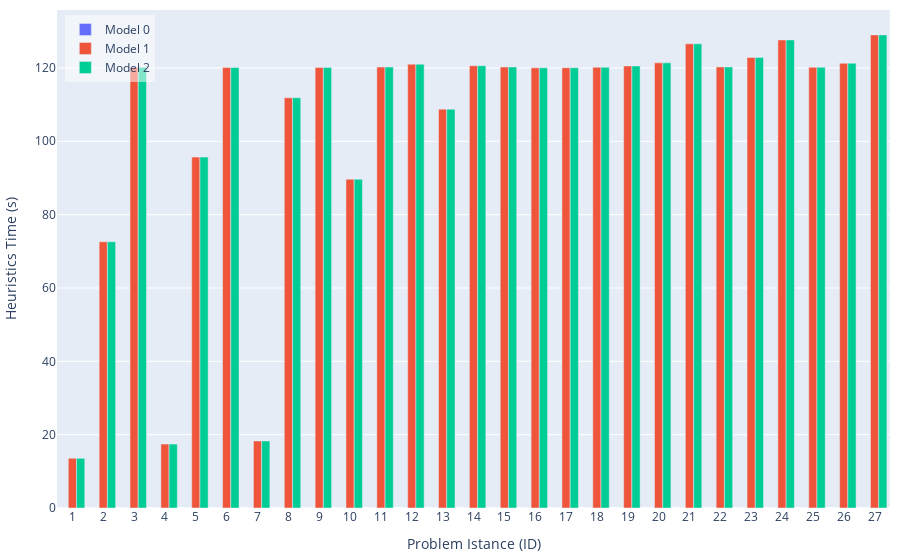

Source (notebook cell):
### Code cell
# import plotly.graph_objects as go

# # Create bar plot with visible zeros
# hovertemplate_text='Model: %{customdata[0]}<br>ID: %{x}<br>Gap: %{text}%<br>Nodes: %{customdata[1]}<br>Heuristics: %{customdata[2]} s<extra></extra>'
# fig = go.Figure(data=[
#     go.Bar(
#         name='Model 0', 
#         x=df0['ID'], 
#         y=df0['heuristics_time'],
#         text=df0['gap'].apply(lambda x: f'{x:.2f}'),  # Format text to 2 decimal places
#         # Create a 2D array with multiple columns
#         customdata=np.dstack((df0['model'], df0['nodes'], df0['heuristics_time'].apply(lambda x: f'{x:.2f}')))[0],
#         textposition='none',
#         hovertemplate=hovertemplate_text
#     ),
#     go.Bar(
#         name='Model 1', 
#         x=df1['ID'], 
#         y=df1['heuristics_time'],
#         text=df1['gap'].apply(lambda x: f'{x:.2f}'),
#         customdata=np.dstack((df1['model'], df1['nodes'], df1['heuristics_time'].apply(lambda x: f'{x:.2f}')))[0],
#         textposition='none',
#         hovertemplate=hovertemplate_text
#     ),
#     go.Bar(
#         name='Model 2', 
#         x=df2['ID'], 
#         y=df2['heuristics_time'],
#         text=df2['gap'].apply(lambda x: f'{x:.2f}'),
#         customdata=np.dstack((df2['model'], df2['nodes'], df2['heuristics_time'].apply(lambda x: f'{x:.2f}')))[0],
#         textposition='none',
#         hovertemplate=hovertemplate_text
#     ),
# ])

# # Add a subtle visual indication for zero values
# fig.update_layout(
#     autosize=True,   # let the container size drive the plot
#     margin=dict(l=10, r=10, t=10, b=10),    # width=1000,
#     # width=1000,
#     # height=600,
#     barmode='group',
#     yaxis = dict(
#         title = 'Heuristics Time (s)',
#     ),
#     xaxis = dict(
#         title = 'Problem Istance (ID)',
#         tickmode = 'array',
#         tickvals = list(range(0, 28)),
#         ticktext = list(range(0, 28)),
#     ),
#     legend=dict(
#         x=0.01,
#         y=0.99,
#         xanchor='left',
#         yanchor='top',
#         bgcolor='rgba(255, 255, 255, 0.5)'
#     )
# )

# fig.show()


# # # Save as HTML
# # div_schedule = plot(
# #     fig, include_plotlyjs=True, config={"responsive": True}, output_type="div"
# # )
# # # write div snippet to file
# # with open('../docs/images/results-heuristics.html', 'w') as f:
# #     f.write(div_schedule)

### Figure 1 — Plotly figure (JSON) as saved in the notebook; plotly's stock layout.template omitted (floating-point values rounded to 4 significant figures)
{"data": [{"customdata": [[0, 3, "0.00"], [0, 931, "0.00"], [0, 193, "0.00"], [0, 641, "0.00"], [0, 5543, "0.00"], [0, 616, "0.00"], [0, 26677, "0.00"], [0, 751, "0.00"], [0, 735, "0.00"], [0, 60, "0.00"], [0, 3, "0.00"], [0, 59, "0.00"], [0, 403, "0.00"], [0, 1035, "0.00"], [0, 82, "0.00"], [0, 1132, "0.00"], [0, 701, "0.00"], [0, 1, "0.00"], [0, 3, "0.00"], [0, 3, "0.00"], [0, 1, "0.00"], [0, 74, "0.00"], [0, 1, "0.00"], [0, 1, "0.00"], [0, 1625, "0.00"], [0, 1, "0.00"], [0, 1, "0.00"]], "hovertemplate": "Model: %{customdata[0]}<br>ID: %{x}<br>Gap: %{text}%<br>Nodes: %{customdata[1]}<br>Heuristics: %{customdata[2]} s<extra></extra>", "name": "Model 0", "text": ["0.00", "0.00", "0.01", "0.00", "inf", "inf", "253.21", "inf", "inf", "0.00", "0.00", "0.00", "0.00", "inf", "inf", "0.00", "inf", "inf", "0.00", "0.00", "inf", "0.00", "inf", "inf", "11.14", "inf", "inf"], "textposition": "none", "type": "bar", "x": [1, 2, 3, 4, 5, 6, 7, 8, 9, 10, 11, 12, 13, 14, 15, 16, 17, 18, 19, 20, 21, 22, 23, 24, 25, 26, 27], "y": [0.0, 0.0, 0.0, 0.0, 0.0, 0.0, 0.0, 0.0, 0.0, 0.0, 0.0, 0.0, 0.0, 0.0, 0.0, 0.0, 0.0, 0.0, 0.0, 0.0, 0.0, 0.0, 0.0, 0.0, 0.0, 0.0, 0.0]}, {"customdata": [[1, 3, "13.55"], [1, 1111, "72.60"], [1, 86, "120.16"], [1, 80836, "17.44"], [1, 6337, "95.69"], [1, 655, "120.12"], [1, 34208, "18.28"], [1, 718, "111.88"], [1, 702, "120.14"], [1, 55, "89.67"], [1, 3, "120.24"], [1, 38, "121.02"], [1, 334, "108.76"], [1, 1412, "120.60"], [1, 74, "120.25"], [1, 1156, "120.02"], [1, 587, "120.05"], [1, 1, "120.16"], [1, 3, "120.55"], [1, 3, "121.39"], [1, 1, "126.58"], [1, 44, "120.28"], [1, 1, "122.86"], [1, 1, "127.64"], [1, 5753, "120.16"], [1, 1, "121.28"], [1, 1, "129.01"]], "hovertemplate": "Model: %{customdata[0]}<br>ID: %{x}<br>Gap: %{text}%<br>Nodes: %{customdata[1]}<br>Heuristics: %{customdata[2]} s<extra></extra>", "name": "Model 1", "text": ["0.00", "0.00", "0.00", "16.93", "48.00", "87.81", "242.12", "103.37", "124.38", "0.00", "0.00", "0.00", "0.00", "17.26", "29.37", "0.00", "114.32", "3057.30", "0.00", "0.00", "76970.17", "0.00", "22997.23", "23526.60", "2.31", "13188.85", "12472.79"], "textposition": "none", "type": "bar", "x": [1, 2, 3, 4, 5, 6, 7, 8, 9, 10, 11, 12, 13, 14, 15, 16, 17, 18, 19, 20, 21, 22, 23, 24, 25, 26, 27], "y": [13.55, 72.6, 120.2, 17.44, 95.69, 120.1, 18.28, 111.9, 120.1, 89.67, 120.2, 121.0, 108.8, 120.6, 120.3, 120.0, 120.1, 120.2, 120.6, 121.4, 126.6, 120.3, 122.9, 127.6, 120.2, 121.3, 129.0]}, {"customdata": [[2, 3, "13.55"], [2, 63, "72.60"], [2, 102, "120.16"], [2, 624, "17.44"], [2, 1788, "95.69"], [2, 231, "120.12"], [2, 22890, "18.28"], [2, 547, "111.88"], [2, 1, "120.14"], [2, 55, "89.67"], [2, 3, "120.24"], [2, 43, "121.02"], [2, 260, "108.76"], [2, 1323, "120.60"], [2, 1, "120.25"], [2, 1179, "120.02"], [2, 314, "120.05"], [2, 1, "120.16"], [2, 3, "120.55"], [2, 3, "121.39"], [2, 1, "126.58"], [2, 51, "120.28"], [2, 1, "122.86"], [2, 1, "127.64"], [2, 5382, "120.16"], [2, 1, "121.28"], [2, 1, "129.01"]], "hovertemplate": "Model: %{customdata[0]}<br>ID: %{x}<br>Gap: %{text}%<br>Nodes: %{customdata[1]}<br>Heuristics: %{customdata[2]} s<extra></extra>", "name": "Model 2", "text": ["0.00", "0.00", "0.00", "0.00", "55.18", "114.02", "248.45", "140.45", "929.74", "0.00", "0.00", "0.00", "0.00", "25.98", "352.86", "0.00", "113.40", "3057.30", "0.00", "0.00", "76970.17", "0.00", "22997.23", "23526.60", "2.67", "13188.85", "12472.79"], "textposition": "none", "type": "bar", "x": [1, 2, 3, 4, 5, 6, 7, 8, 9, 10, 11, 12, 13, 14, 15, 16, 17, 18, 19, 20, 21, 22, 23, 24, 25, 26, 27], "y": [13.55, 72.6, 120.2, 17.44, 95.69, 120.1, 18.28, 111.9, 120.1, 89.67, 120.2, 121.0, 108.8, 120.6, 120.3, 120.0, 120.1, 120.2, 120.6, 121.4, 126.6, 120.3, 122.9, 127.6, 120.2, 121.3, 129.0]}], "layout": {"autosize": true, "barmode": "group", "legend": {"bgcolor": "rgba(255, 255, 255, 0.5)", "x": 0.01, "xanchor": "left", "y": 0.99, "yanchor": "top"}, "margin": {"b": 10, "l": 10, "r": 10, "t": 10}, "xaxis": {"tickmode": "array", "ticktext": [0, 1, 2, 3, 4, 5, 6, 7, 8, 9, 10, 11, 12, 13, 14, 15, 16, 17, 18, 19, 20, 21, 22, 23, 24, 25, 26, 27], "tickvals": [0, 1, 2, 3, 4, 5, 6, 7, 8, 9, 10, 11, 12, 13, 14, 15, 16, 17, 18, 19, 20, 21, 22, 23, 24, 25, 26, 27], "title": {"text": "Problem Istance (ID)"}}, "yaxis": {"title": {"text": "Heuristics Time (s)"}}}}
